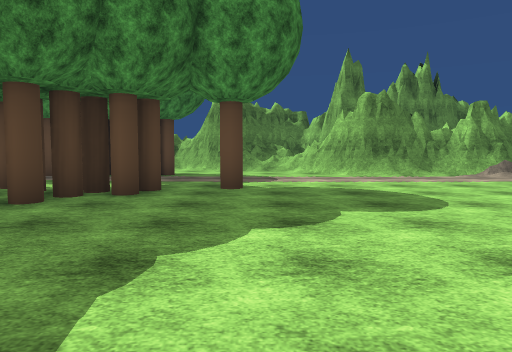
view 1 (above)

24 first-person views from a walk through a 3-D level made in the Unity game engine. The camera is 1.4 m above the floor, tilts 4° down and sees 70° across. The floor is counted in squares, 2 m on a side. Each view is taken from the middle of a square. On the plan, view 1 faces up. The plan holds only what a view shows up to about 11 squares ahead; the rest is blank. The place goes on beyond the plan. Some trees and plants on the terrain are drawn as simple stand-ins. The player character is not drawn. Surface patterns are stand-ins for the level's own textures.

view 2
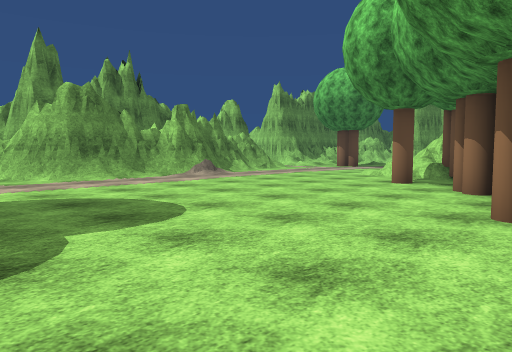

view 3
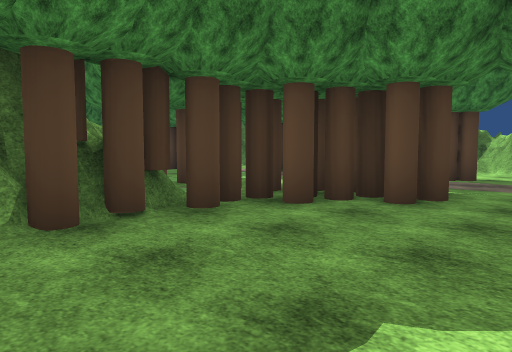

view 4
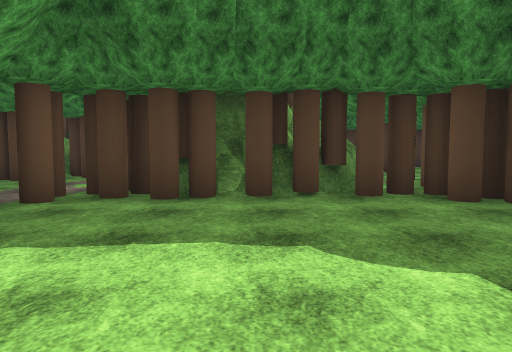

view 5
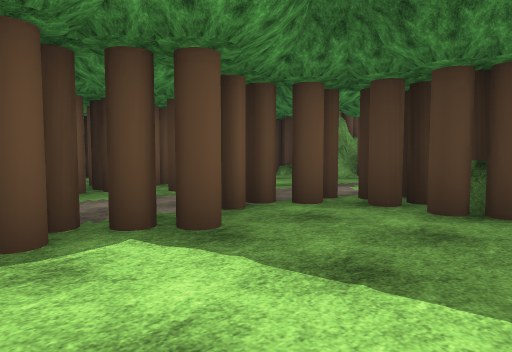

view 6
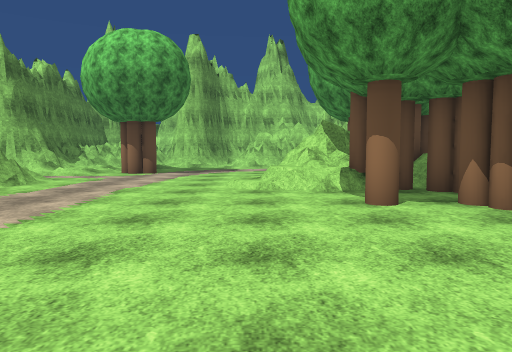

view 7
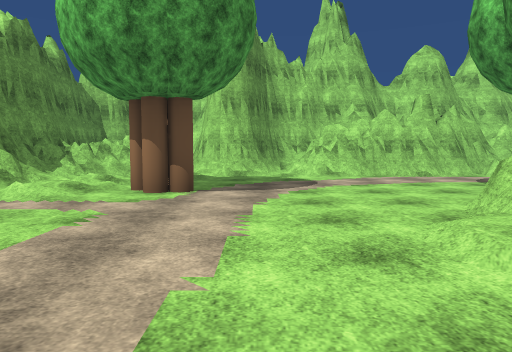

view 8
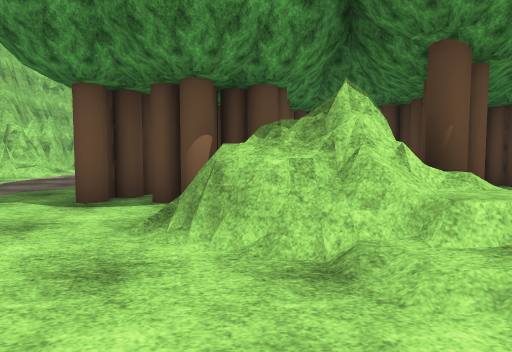

view 9
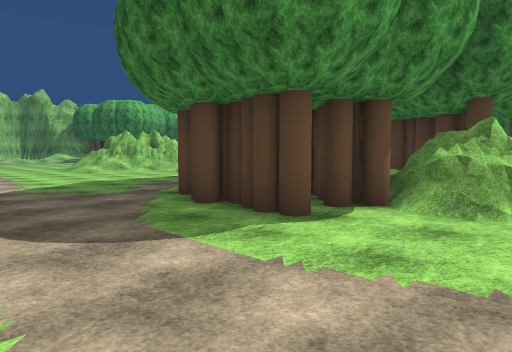

view 10
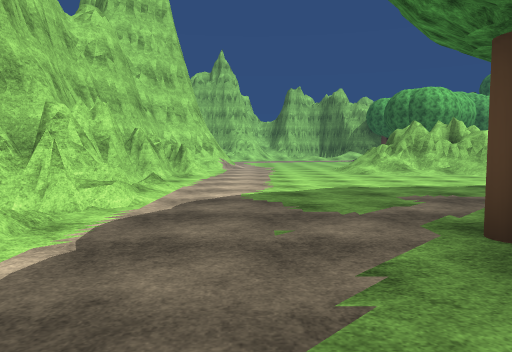

view 11
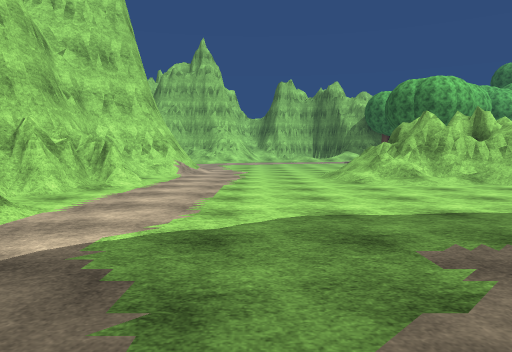

view 12
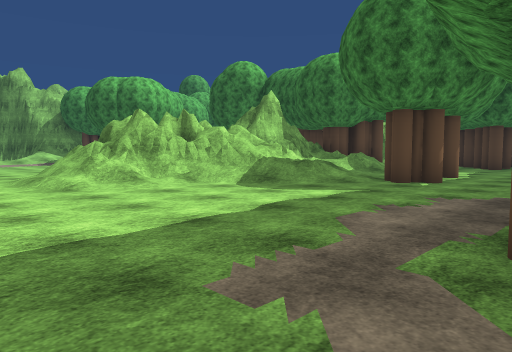

view 13
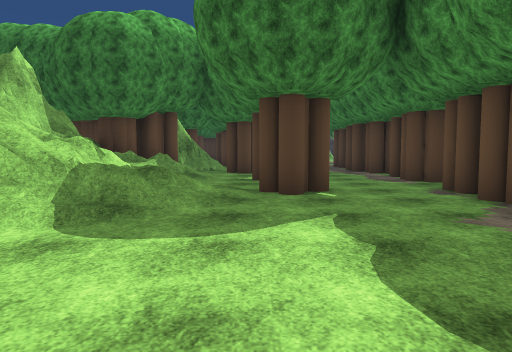

view 14
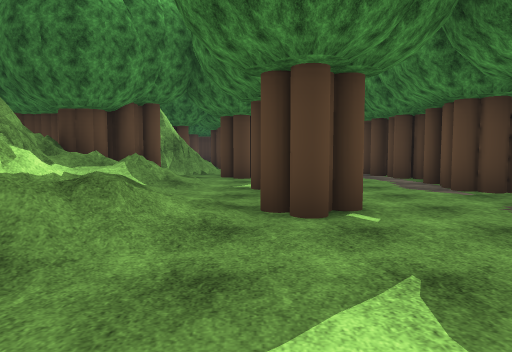

view 15
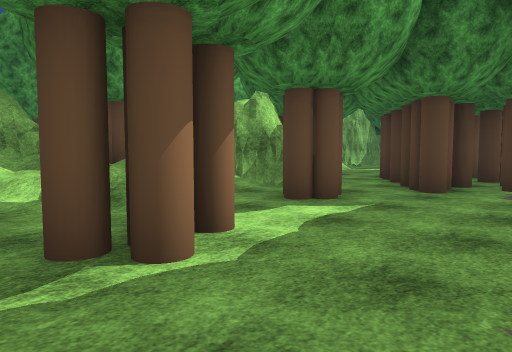

view 16
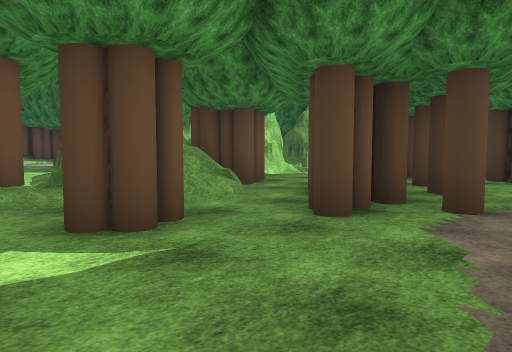

view 17
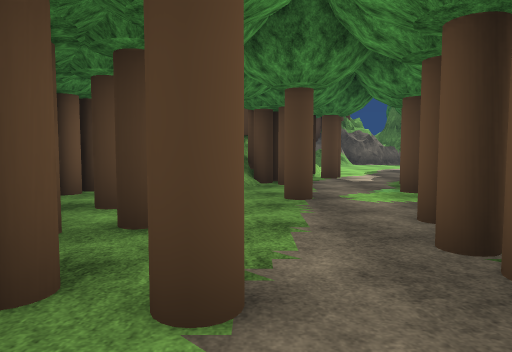

view 18
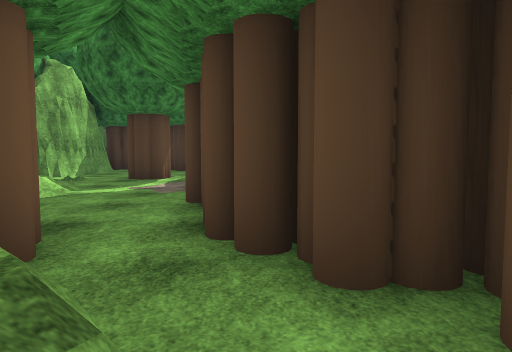

view 19
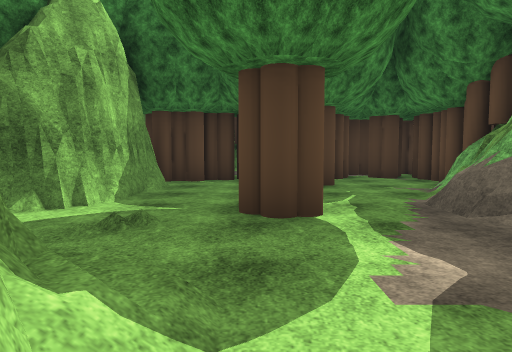

view 20
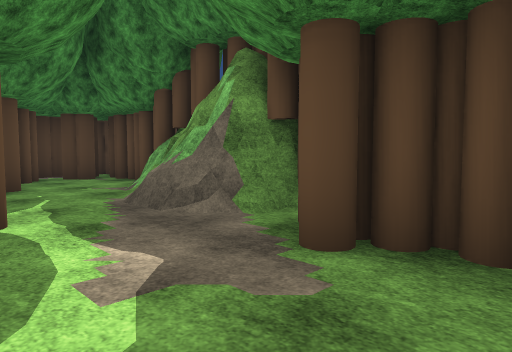

view 21
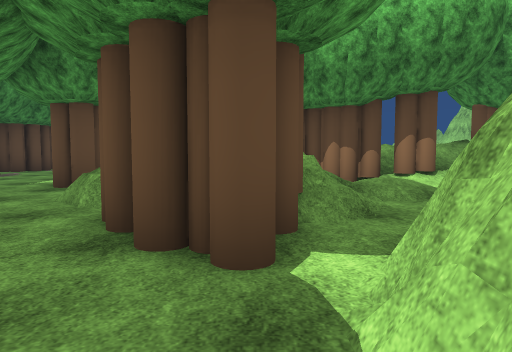

view 22
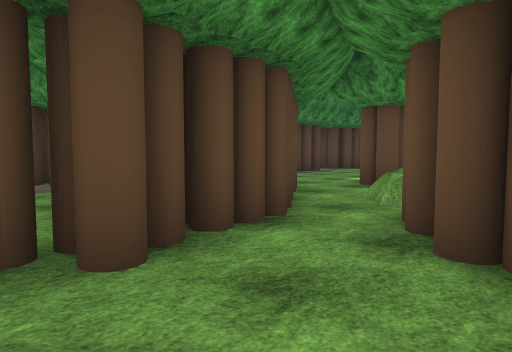

view 23
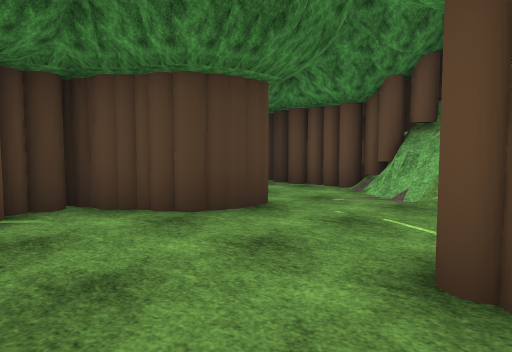

view 24
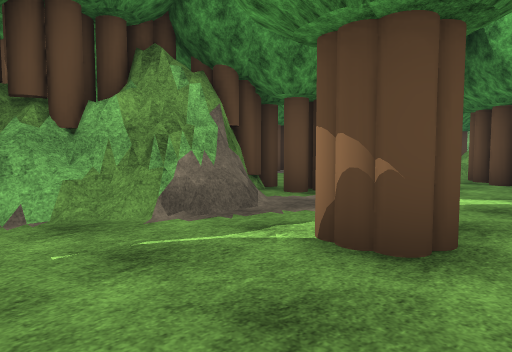

### Floor plan
Key: @ floor where view 1 was taken; # wall or solid block; . main floor; : floor 0.25 m higher than the main floor; + floor 0.5 m higher than the main floor; * floor 1.75 m higher than the main floor; / step, stairs or slope; = window, fence, low wall or low ledge; ^ raised ledge; O other object.
Columns run from 15 left of view 1 to 18 right of it. Each row starts with its distance up from view 1.
 14             ##               #
 13             /#               #####
 12             ..   #          .////=
 11              ....#####   #=/./////
 10            OO.....///##......OO  /
  9              ................O.../
  8           .. ..................../
  7        O O.O  .O................./
  6        .  .OOO...........//....../
  5      OO#OOOOO............/#^/....#
  4        ##  O...........O.O^^/....#
  3        O  #O..........OOOO=OOO...#
  2            O........OO OO #OOO....
  1     ..     OO......   OOO OO O...=
  0     ....OOOO...@.         O  O....
 -1     /OO.....O.O.OOO O       .....#
 -2      O O..O.OO.OO.......O........=
 -3     OOOO.O..OO...................:
 -4    OOO##O..O.OO.....O O..........+
 -5 OOOOOO## ..OOOO.OO.OO.O...........
 -6  O..=###OOOOO.//O.//.////.........
 -7   ......O.O.../#///// ////.......=
 -8    O.OO.....OO ##OO//  *##///....#
 -9  OO...O../.OOO  #OO########=/..../
-10  O....../###.// /O #     ## /.../#
-11   O##/..     .///O          /...##

Positions as (right, up) in squares from view 1, and headings:
1: (0, 0), facing up
2: (0, 1), facing up-right
3: (0, 1), facing up-left
4: (2, 2), facing left
5: (1, 2), facing down-left
6: (3, 6), facing right
7: (8, 8), facing right
8: (12, 8), facing down
9: (18, 6), facing down-left
10: (16, 3), facing down
11: (15, 0), facing down
12: (15, -1), facing down-left
13: (13, -5), facing left
14: (11, -5), facing left
15: (6, -2), facing down-left
16: (3, -2), facing down-left
17: (0, -3), facing left
18: (0, -6), facing left
19: (-5, -9), facing left
20: (-5, -9), facing up-left
21: (-6, -9), facing right
22: (-6, -9), facing up-right
23: (-9, -11), facing up-left
24: (-12, -10), facing up-right
